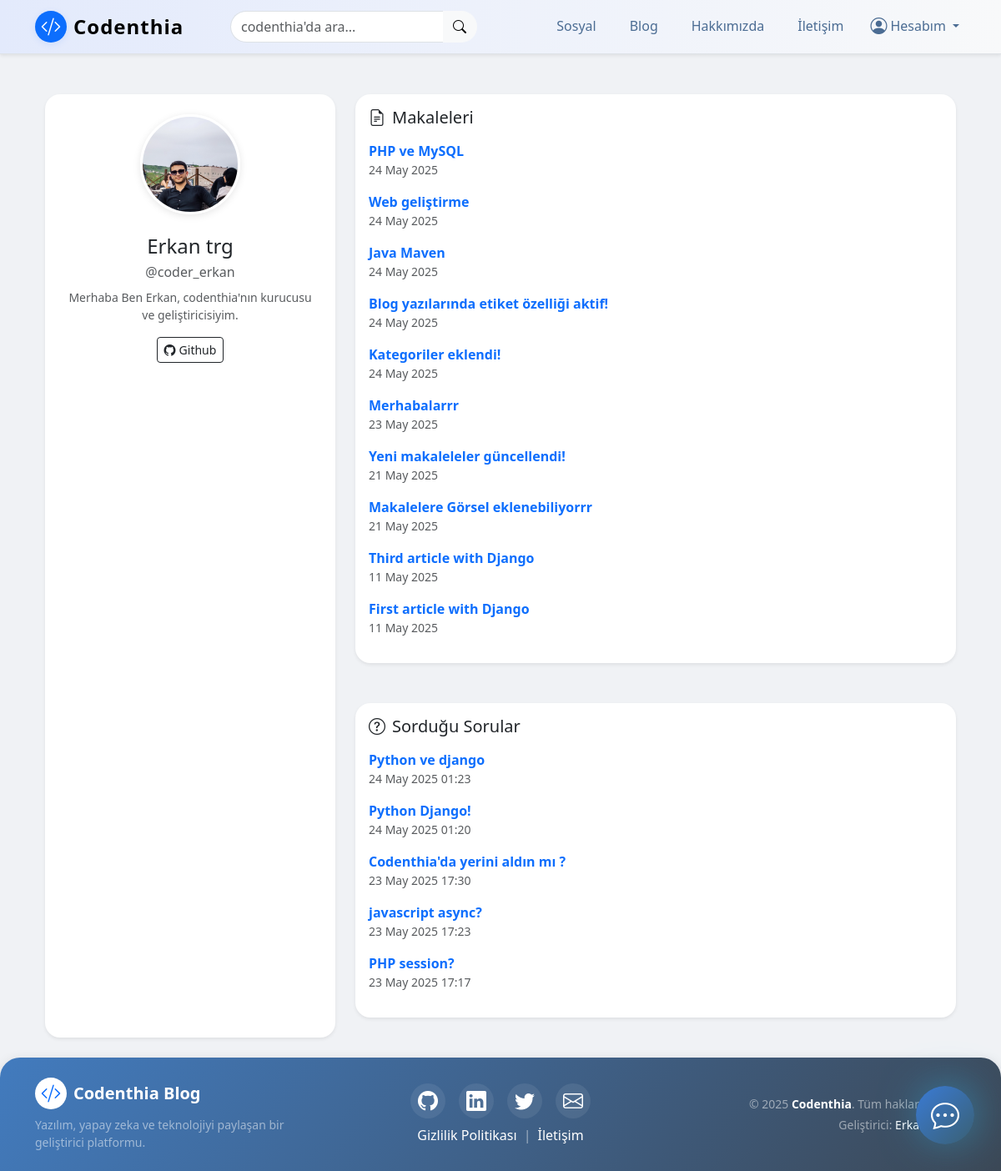
The page /user/coder_erkan/ on the database its author committed.
### user/models.py (models this page shows, shortened)
class Profile(models.Model):
    user = models.OneToOneField(User, on_delete=models.CASCADE )
    github = models.URLField(max_length=200, blank=True, null=True)
    image = models.ImageField(upload_to='profile_images/', null=True, blank=True, verbose_name='Profil Fotoğrafı')
    bio = models.TextField(max_length=300, blank=True, null=True, verbose_name='Biyografi')

### article/models.py (models this page shows, shortened)
class Article(models.Model):
    author = models.ForeignKey("auth.User", on_delete=models.CASCADE , verbose_name="Yazar")  # Bu alan, yazının yazarını (kullanıcıyı) temsil eder ve yazar silindiğinde yazıları da silinir
    title = models.CharField(max_length=50, verbose_name="Başlık") # Bu alan, yazının başlığını temsil eder ve maksimum 50 karakterlik bir metin alır
    content = RichTextField(verbose_name="İçerik") # Bu alan, yazının içeriğini temsil eder ve metin içerikleri için kullanılır
    created_date = models.DateTimeField(auto_now_add=True , verbose_name="Oluşturulma Tarihi") # Bu alan, yazının oluşturulma tarihini otomatik olarak ekler
    image = models.ImageField(upload_to='article_images/', null=True, blank=True)  # <-- yeni alan
    category = models.ForeignKey('Category', on_delete=models.SET_NULL, null=True, blank=True, related_name="articles", verbose_name="Kategori")
    tags = models.ManyToManyField('Tag', blank=True, related_name="articles", verbose_name="Etiketler")
    class Meta:
        ordering = ['-created_date'] # Bu kod, yazıları tarihe göre sıralar

class CommunityQuestion(models.Model):
    user = models.ForeignKey(get_user_model(), on_delete=models.CASCADE, verbose_name="Soran Kullanıcı", related_name="community_questions")
    title = models.CharField(max_length=200, verbose_name="Soru Başlığı")
    content = models.TextField(verbose_name="Soru İçeriği")
    image = models.ImageField(upload_to='community_images/', null=True, blank=True, verbose_name="Görsel")
    created_date = models.DateTimeField(auto_now_add=True)
    category = models.ForeignKey('Category', on_delete=models.SET_NULL, null=True, blank=True, related_name="community_questions", verbose_name="Kategori")
    tags = models.ManyToManyField('Tag', blank=True, related_name="community_questions", verbose_name="Etiketler")
    class Meta:
        ordering = ['-created_date']

### user/views.py (the view)
# urls.py: path('<str:username>/', views.public_profile, name="public_profile"),
def public_profile(request, username):
    user = get_object_or_404(User, username=username)
    profile = user.profile
    articles = Article.objects.filter(author=user).order_by('-created_date')
    questions = CommunityQuestion.objects.filter(user=user).order_by('-created_date')
    context = {
        'profile_user': user,
        'profile': profile,
        'articles': articles,
        'questions': questions,
    }
    return render(request, 'user/public_profile.html', context)

### templates/user/public_profile.html (shortened to what this page needs)
{% extends "layout.html" %} {% load static %} {% block title %}{{ profile_user.get_full_name|default:profile_user.username }} - Profil | Codenthia{% endblock %} {% block body %}
<div class="container py-4">
    <div class="row g-4">
        <div class="col-lg-4">
            <div class="card border-0 shadow-sm h-100">
                <div class="card-body p-4 text-center">
                    <div class="mb-3">
                        {% if profile.image %}
                        <img src="{{ profile.image.url }}" alt="{{ profile_user.username }}" class="rounded-circle mb-2" style="width: 120px; height: 120px; object-fit: cover; border: 3px solid #fff; box-shadow: 0 2px 10px rgba(0,0,0,0.1);"> {% else %}
                        <div class="rounded-circle bg-primary d-flex align-items-center justify-content-center mb-2" style="width: 120px; height: 120px; box-shadow: 0 2px 10px rgba(0,0,0,0.1);">
                            <i class="bi bi-person-fill text-white" style="font-size: 3rem;"></i>
                        </div>
                        {% endif %}
                    </div>
                    <h4 class="mb-1">{{ profile_user.get_full_name|default:profile_user.username }}</h4>
                    <p class="text-muted mb-2">@{{ profile_user.username }}</p>
                    {% if profile.bio %}
                    <p class="text-muted small mb-3">{{ profile.bio }}</p>
                    {% endif %} {% if profile.github %}
                    <a href="{{ profile.github }}" class="btn btn-outline-dark btn-sm mb-2" target="_blank"><i class="bi bi-github me-1"></i>Github</a> {% endif %}
                </div>
            </div>
        </div>
        <div class="col-lg-8">
            <div class="row g-4">
                <div class="col-12">
                    <div class="card border-0 shadow-sm mb-4">
                        <div class="card-body">
                            <h5 class="mb-3"><i class="bi bi-file-earmark-text me-2"></i>Makaleleri</h5>
                            {% if articles %} {% for article in articles %}
                            <div class="mb-3">
                                <a href="{% url 'article:detail' article.id %}" class="fw-bold text-decoration-none">{{ article.title }}</a>
                                <div class="text-muted small">{{ article.created_date|date:"d M Y" }}</div>
                            </div>
                            {% endfor %} {% else %}
                            <p class="text-muted">Henüz makalesi yok.</p>
                            {% endif %}
                        </div>
                    </div>
                </div>
                <div class="col-12">
                    <div class="card border-0 shadow-sm mb-4">
                        <div class="card-body">
                            <h5 class="mb-3"><i class="bi bi-question-circle me-2"></i>Sorduğu Sorular</h5>
                            {% if questions %} {% for q in questions %}
                            <div class="mb-3">
                                <a href="{% url 'article:soru_detay' q.id %}" class="fw-bold text-decoration-none">{{ q.title }}</a>
                                <div class="text-muted small">{{ q.created_date|date:"d M Y H:i" }}</div>
                            </div>
                            {% endfor %} {% else %}
                            <p class="text-muted">Henüz toplulukta soru sormamış.</p>
                            {% endif %}
                        </div>
                    </div>
                </div>
            </div>
        </div>
    </div>
</div>
{% endblock %}

### templates/user/public_profile.html (style rules this page uses)
.card { border-radius: 18px; }

### rows shown on the page
Profile: image (picture), bio "Merhaba Ben Erkan, codenthia'nın kurucusu ve geliştiricisiyim."
Article: title "PHP ve MySQL", created_date "24 May 2025"
Article: title "Web geliştirme", created_date "24 May 2025"
Article: title "Java Maven", created_date "24 May 2025"
Article: title "Blog yazılarında etiket özelliği aktif!", created_date "24 May 2025"
Article: title "Kategoriler eklendi!", created_date "24 May 2025"
Article: title "Merhabalarrr", created_date "23 May 2025"
Article: title "Yeni makaleleler güncellendi!", created_date "21 May 2025"
Article: title "Makalelere Görsel eklenebiliyorrr", created_date "21 May 2025"
Article: title "Third article with Django", created_date "11 May 2025"
Article: title "First article with Django", created_date "11 May 2025"
CommunityQuestion: title "Python ve django", created_date "24 May 2025 01:23"
CommunityQuestion: title "Python Django!", created_date "24 May 2025 01:20"
CommunityQuestion: title "Codenthia'da yerini aldın mı ?", created_date "23 May 2025 17:30"
CommunityQuestion: title "javascript async?", created_date "23 May 2025 17:23"
CommunityQuestion: title "PHP session?", created_date "23 May 2025 17:17"

### other values the page prints
{{ profile_user.get_full_name|default:profile_user.username }} "Erkan trg"
{{ profile_user.username }} "coder_erkan"
